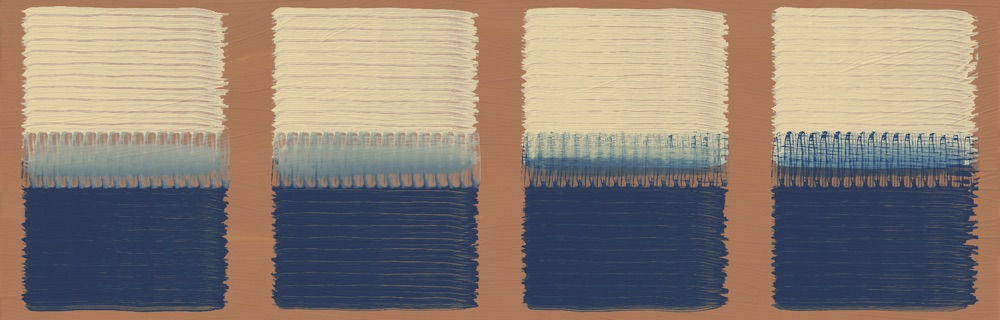
#> input picture notes/drying/study_time_blends_2000.jpg, 1000 x 320 px, given in place of drying, which was not available
$ python compare.py out.png ../../notes/drying
#> lines starting #> are read from the running program, lines starting #| are printed output that depends on the picture; pictures that were not available may be replaced by others from this repository, and a replacement may not be noted
# /// script
# requires-python = ">=3.11"
# dependencies = ["numpy", "pillow"]
# ///
import argparse
import json
from pathlib import Path

import numpy as np
from PIL import Image, ImageDraw

parser = argparse.ArgumentParser()
parser.add_argument("output", type=Path)
parser.add_argument("images", nargs="+", type=Path)
args = parser.parse_args()
args.output.mkdir(parents=True, exist_ok=True)
images = [Image.open(p).convert("RGB") for p in args.images]
#> images = 1 item
reference = np.asarray(images[0], dtype=np.int16)
metrics = []
for path, image in zip(args.images, images):
    delta = np.abs(np.asarray(image, dtype=np.int16) - reference)
    metrics.append({"path": str(path), "mean_absolute_rgb": delta.mean(axis=(0, 1)).tolist(), "max_channel": int(delta.max()), "changed_pixel_fraction": float(np.any(delta, axis=2).mean())})
#> this loop made 1 pass
#> after the loop, metrics = 1 item
width = 800
height = round(images[0].height * width / images[0].width)
#> height = 256
sheet = Image.new("RGB", (width * 2, (height + 26) * ((len(images) + 1) // 2)), "#161412")
for i, image in enumerate(images):
    x, y = i % 2 * width, i // 2 * (height + 26)
    sheet.paste(image.resize((width, height), Image.Resampling.LANCZOS), (x, y + 26))
    ImageDraw.Draw(sheet).text((x + 10, y + 7), chr(65 + i), fill="white")
#> this loop made 1 pass
#> (x, y) on pass 1: (0, 0)
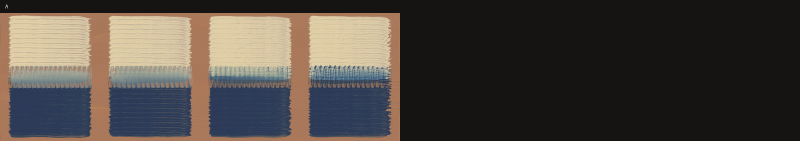
#> sheet: PIL image 1600x282 RGB (shown at 1/2 size); mean R, G, B 76, 69.2, 63.4
sheet.save(args.output / "full.png")
crop = Image.new("RGB", (840, 446 * ((len(images) + 1) // 2)), "#161412")
for i, image in enumerate(images):
    x, y = i % 2 * 420, i // 2 * 446
    crop.paste(image.crop((600, 600, 1020, 1020)), (x, y + 26))
    ImageDraw.Draw(crop).text((x + 10, y + 7), chr(65 + i), fill="white")
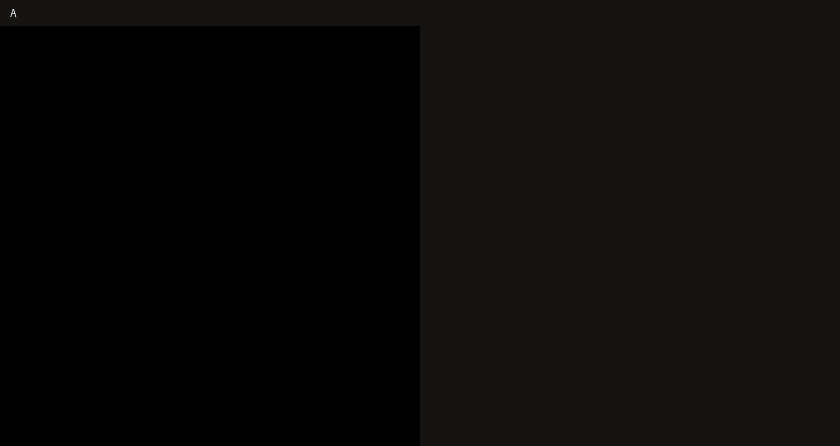
#> crop: PIL image 840x446 RGB; mean R, G, B 11.7, 10.6, 9.5
crop.save(args.output / "detail.png")
(args.output / "metrics.json").write_text(json.dumps(metrics, indent=2) + "\n")
print(json.dumps(metrics, indent=2))
#| [
#|   {
#|     "path": "../../notes/drying",
#|     "mean_absolute_rgb": [
#|       0.0,
#|       0.0,
#|       0.0
#|     ],
#|     "max_channel": 0,
#|     "changed_pixel_fraction": 0.0
#|   }
#| ]

$ run again, on notes/drying/study_time_scumble_glaze_2000.jpg
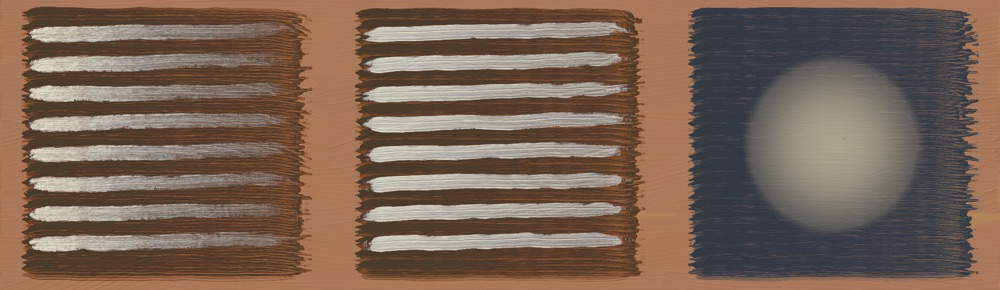
#> input picture notes/drying/study_time_scumble_glaze_2000.jpg, 1000 x 290 px, given in place of drying, which was not available
#> images = 1 item
#> the loop `for path, image in zip(args.images, images):` made 1 pass
#> the loop `for i, image in enumerate(images):` made 1 pass
#> (x, y) on pass 1: (0, 0)
#> after the loop `for i, image in enumerate(images):`:
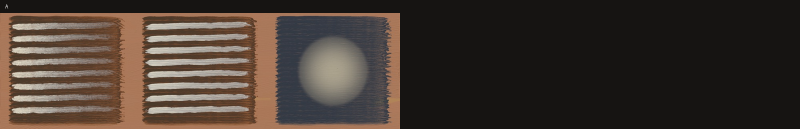
#> sheet: PIL image 1600x258 RGB (shown at 1/2 size); mean R, G, B 66.6, 55.7, 48.1
#| [
#|   {
#|     "path": "../../notes/drying",
#|     "mean_absolute_rgb": [
#|       0.0,
#|       0.0,
#> (further printed lines are left out)
